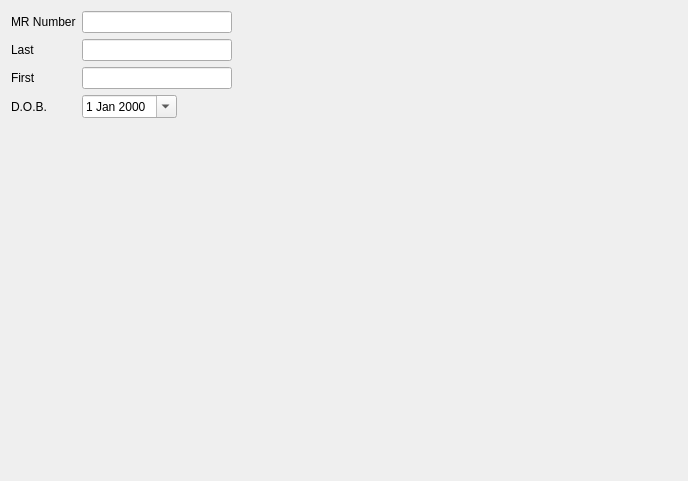
<?xml version="1.0" encoding="UTF-8"?>
<ui version="4.0">
 <class>NPW_Page00</class>
 <widget class="QWizardPage" name="NPW_Page00">
  <property name="geometry">
   <rect>
    <x>0</x>
    <y>0</y>
    <width>688</width>
    <height>481</height>
   </rect>
  </property>
  <property name="windowTitle">
   <string>WizardPage</string>
  </property>
  <layout class="QFormLayout" name="formLayout">
   <item row="0" column="1">
    <layout class="QHBoxLayout" name="horizontalLayout_4">
     <item>
      <widget class="QLineEdit" name="mrNumberField">
       <property name="minimumSize">
        <size>
         <width>150</width>
         <height>0</height>
        </size>
       </property>
       <property name="maximumSize">
        <size>
         <width>150</width>
         <height>16777215</height>
        </size>
       </property>
      </widget>
     </item>
     <item>
      <spacer name="horizontalSpacer_4">
       <property name="orientation">
        <enum>Qt::Horizontal</enum>
       </property>
       <property name="sizeHint" stdset="0">
        <size>
         <width>40</width>
         <height>20</height>
        </size>
       </property>
      </spacer>
     </item>
    </layout>
   </item>
   <item row="0" column="0">
    <widget class="QLabel" name="mrNumberLabel">
     <property name="text">
      <string>MR Number</string>
     </property>
    </widget>
   </item>
   <item row="1" column="0">
    <widget class="QLabel" name="lastLabel">
     <property name="text">
      <string>Last</string>
     </property>
    </widget>
   </item>
   <item row="1" column="1">
    <layout class="QHBoxLayout" name="horizontalLayout_2">
     <item>
      <widget class="QLineEdit" name="lastField">
       <property name="minimumSize">
        <size>
         <width>150</width>
         <height>0</height>
        </size>
       </property>
       <property name="maximumSize">
        <size>
         <width>150</width>
         <height>16777215</height>
        </size>
       </property>
      </widget>
     </item>
     <item>
      <spacer name="horizontalSpacer_2">
       <property name="orientation">
        <enum>Qt::Horizontal</enum>
       </property>
       <property name="sizeHint" stdset="0">
        <size>
         <width>40</width>
         <height>20</height>
        </size>
       </property>
      </spacer>
     </item>
    </layout>
   </item>
   <item row="2" column="1">
    <layout class="QHBoxLayout" name="horizontalLayout">
     <item>
      <widget class="QLineEdit" name="firstField">
       <property name="minimumSize">
        <size>
         <width>150</width>
         <height>0</height>
        </size>
       </property>
       <property name="maximumSize">
        <size>
         <width>150</width>
         <height>16777215</height>
        </size>
       </property>
      </widget>
     </item>
     <item>
      <spacer name="horizontalSpacer">
       <property name="orientation">
        <enum>Qt::Horizontal</enum>
       </property>
       <property name="sizeHint" stdset="0">
        <size>
         <width>40</width>
         <height>20</height>
        </size>
       </property>
      </spacer>
     </item>
    </layout>
   </item>
   <item row="2" column="0">
    <widget class="QLabel" name="firstLabel">
     <property name="text">
      <string>First</string>
     </property>
    </widget>
   </item>
   <item row="3" column="1">
    <layout class="QHBoxLayout" name="horizontalLayout_3">
     <item>
      <widget class="QDateEdit" name="dobField">
       <property name="calendarPopup">
        <bool>true</bool>
       </property>
      </widget>
     </item>
     <item>
      <spacer name="horizontalSpacer_3">
       <property name="orientation">
        <enum>Qt::Horizontal</enum>
       </property>
       <property name="sizeHint" stdset="0">
        <size>
         <width>40</width>
         <height>20</height>
        </size>
       </property>
      </spacer>
     </item>
    </layout>
   </item>
   <item row="3" column="0">
    <widget class="QLabel" name="dobLabel">
     <property name="text">
      <string>D.O.B.</string>
     </property>
    </widget>
   </item>
  </layout>
 </widget>
 <tabstops>
  <tabstop>mrNumberField</tabstop>
  <tabstop>lastField</tabstop>
  <tabstop>firstField</tabstop>
  <tabstop>dobField</tabstop>
 </tabstops>
 <resources/>
 <connections/>
</ui>
